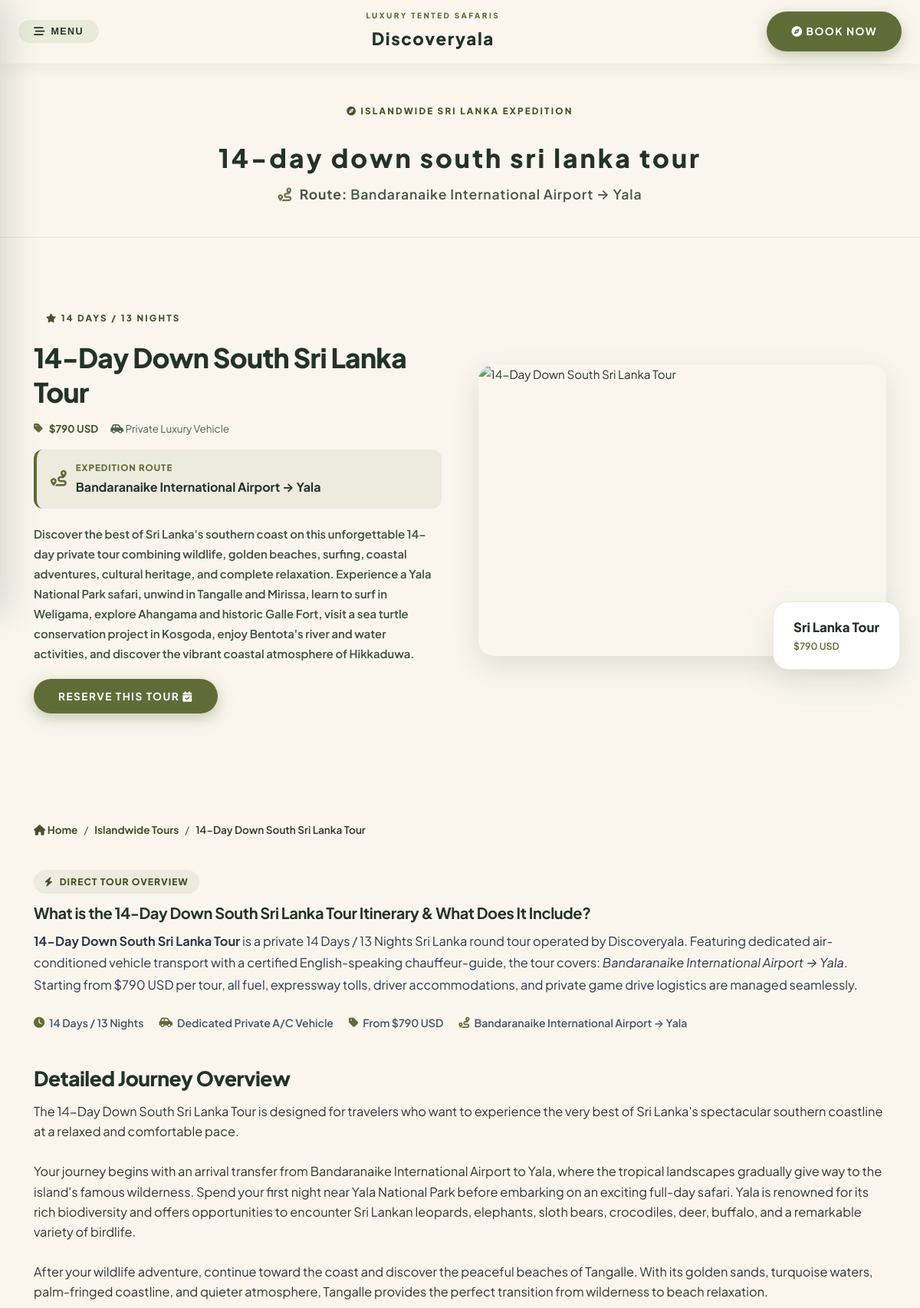
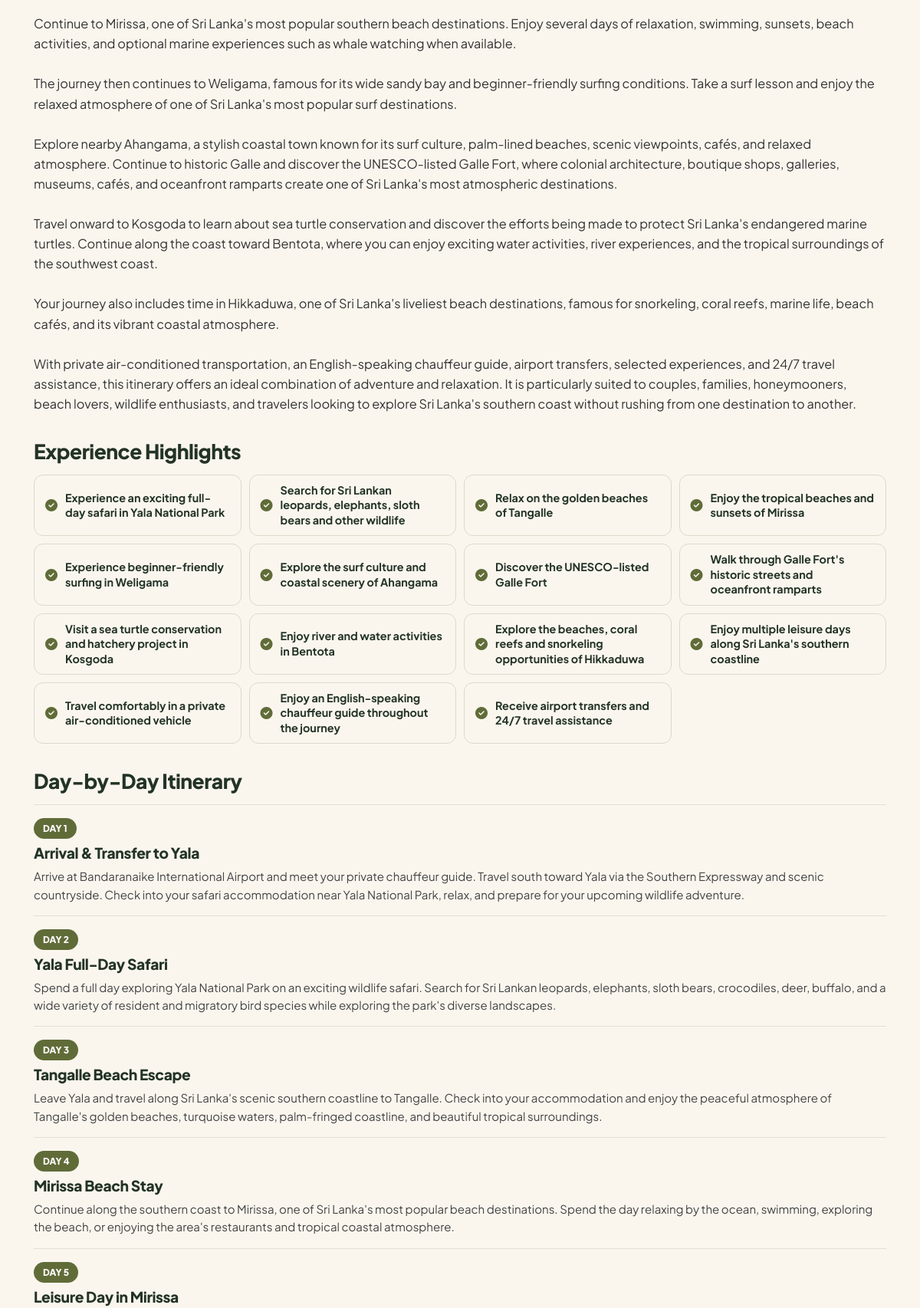
The page /tours/14-day-down-south-sri-lanka-tour/ (upper part) on the database its author committed (2 pictures, top to bottom).
### core/models.py (models this page shows, shortened)
class Tour(models.Model):
    title = models.CharField(max_length=250)
    slug = models.CharField(max_length=250, blank=True, default='', help_text="URL friendly slug identifier e.g. 5-day-sri-lanka-escape")
    route = models.CharField(max_length=500, blank=True, default='', help_text="Tour route overview e.g. Colombo → Sigiriya → Kandy → Ella → Colombo")
    price = models.CharField(max_length=50, default="280", help_text="Tour price string e.g. 280 or $280")
    duration = models.CharField(max_length=100, default="5 Days / 4 Nights", help_text="Tour duration e.g. 5 Days / 4 Nights")
    image_file = models.ImageField(upload_to='tours/', blank=True, null=True, help_text="Upload tour image file from local device")
    imageUrl = models.CharField(max_length=500, blank=True, default='', help_text="Cloudinary or direct image URL")
    isFeatured = models.BooleanField(default=False, help_text="Check if this tour should be highlighted on the tours page")
    description = models.TextField(blank=True, default='', help_text="Short description overview")
    longDescription = models.TextField(blank=True, default='', help_text="Detailed journey overview story")
    highlights = models.TextField(blank=True, default='', help_text="Key highlights (Separate multiple points with newlines)")
    inclusions = models.TextField(blank=True, default='', help_text="Service inclusions (Separate multiple points with newlines)")
    exclusions = models.TextField(blank=True, default='', help_text="Service exclusions (Separate multiple points with newlines)")
    seoKeywords = models.TextField(blank=True, default='', help_text="SEO keywords separated by commas")
    itinerary_json = models.TextField(blank=True, default='', help_text="JSON string array of day-by-day itinerary items")
    created_at = models.DateTimeField(auto_now_add=True)
    updated_at = models.DateTimeField(auto_now=True)
    class Meta:
        ordering = ['-created_at']
        verbose_name = 'Tour Package'
        verbose_name_plural = 'Tour Packages'
    def get_tour_image_url(self):
        url = ""
        if self.imageUrl and self.imageUrl.strip():
            url = self.imageUrl.strip()
        elif self.image_file:
            try:
                url = self.image_file.url
            except Exception:
                pass
        if not url:
            url = "https://res.cloudinary.com/dkfnpmzpv/image/upload/v1780047686/tours/yltrwtcjetsweu307nhc.jpg"
        return optimize_cloudinary_url(url, 800)
    def get_highlights_list(self):
        if not self.highlights:
            return []
        return [h.strip() for h in self.highlights.split('\n') if h.strip()]
    def get_inclusions_list(self):
        if not self.inclusions:
            return []
        return [inc.strip() for inc in self.inclusions.split('\n') if inc.strip()]
    def get_exclusions_list(self):
        if not self.exclusions:
            return []
        return [exc.strip() for exc in self.exclusions.split('\n') if exc.strip()]
    def get_itinerary_list(self):
        if not self.itinerary_json:
            return []
        import json
        try:
            return json.loads(self.itinerary_json)
        except Exception:
            return []
    def get_clean_price(self):
        if not self.price:
            return "280"
        p = str(self.price).strip().replace('$', '').replace('USD', '').replace('usd', '').strip()
        return p if p else "280"

### core/views.py (the view, shortened to what this page needs)
# urls.py: path('tours/<slug:slug>/', views.tour_detail, name='tour_detail'),
def tour_detail(request, slug):
    tour = None
    all_tours = []
    try:
        all_tours = list(Tour.objects.all())
        tour = next((t for t in all_tours if t.slug == slug), None)
    except Exception:
        tour = None
    if not tour:
        return redirect('tours')
    recent_tours = [t for t in all_tours if getattr(t, 'slug', '') != slug][:3]
    context = {
        'title': f"{tour.title} | Sri Lanka Tour Package",
        'tour': tour,
        'recent_tours': recent_tours,
        'highlights_list': tour.get_highlights_list(),
        'inclusions_list': tour.get_inclusions_list(),
        'exclusions_list': tour.get_exclusions_list(),
        'itinerary_list': tour.get_itinerary_list(),
    }
    return render(request, 'core/tour_detail.html', context)

### core/models.py (called while the page is built)
def optimize_cloudinary_url(url, width=None):
    if not url or not isinstance(url, str):
        return url
    url = url.strip()
    if 'res.cloudinary.com' not in url or '/image/upload/' not in url:
        return url
    if 'f_auto' in url or 'q_auto' in url:
        return url
    transform = f"f_auto,q_auto,w_{width}/" if width else "f_auto,q_auto/"
    return url.replace('/image/upload/', f'/image/upload/{transform}')

### templates/core/tour_detail.html (shortened to what this page needs)
{% extends 'base.html' %}
{% load static %}
{% block extra_css %}
<link rel="stylesheet" href="{% static 'css/blog.css' %}">
<link rel="stylesheet" href="{% static 'css/tours.css' %}">
<link rel="stylesheet" href="{% static 'css/tour_detail.css' %}">
{% endblock %}
{% block content %}
<section class="blog-hero-section">
    <div class="container text-center">
        <span class="section-tag font-gold"><i class="fa-solid fa-compass"></i> ISLANDWIDE SRI LANKA EXPEDITION</span>
        <h1 class="hero-title section-title">{{ tour.title|upper }}</h1>
        {% if tour.route %}
        <p class="paragraph-lead hero-subtitle">
            <i class="fa-solid fa-route" style="color: #606C38; margin-right: 6px;"></i>
            <strong>Route:</strong>
            <span>{{ tour.route }}</span>
        </p>
        {% endif %}
    </div>
</section>
<section class="about-section" id="tour-overview">
    <div class="container grid-2-col align-center">
        <div class="about-text-content">
            <span class="section-tag font-gold"><i class="fa-solid fa-star"></i> {{ tour.duration|upper }}</span>
            <h2 class="section-title">{{ tour.title }}</h2>
            <div class="article-meta-row" style="margin-bottom: 16px;">
                <span class="author-chip">
                    <i class="fa-solid fa-tag"></i>
                    <strong>${{ tour.get_clean_price }} USD</strong>
                </span>
                <span><i class="fa-solid fa-car-side"></i> Private Luxury Vehicle</span>
            </div>
            {% if tour.route %}
            <div class="tour-route-highlight-box"
                style="margin: 16px 0 20px; background: rgba(96, 108, 56, 0.09); border-left: 4px solid #606C38; padding: 14px 18px; border-radius: 12px; display: flex; align-items: center; gap: 12px;">
                <i class="fa-solid fa-route" style="font-size: 1.3rem; color: #606C38; flex-shrink: 0;"></i>
                <div>
                    <span
                        style="font-size: 0.72rem; font-weight: 800; color: #606C38; text-transform: uppercase; letter-spacing: 1px; display: block; margin-bottom: 2px;">EXPEDITION
                        ROUTE</span>
                    <strong style="font-size: 1rem; color: #233325; line-height: 1.4;">
                        {{ tour.route }}
                    </strong>
                </div>
            </div>
            {% endif %}
            <p class="paragraph-lead">
                {{ tour.description }}
            </p>
            <div style="margin-top: 20px;">
                <button type="button" class="btn-gold-pill trigger-booking-modal-btn">RESERVE THIS TOUR <i
                        class="fa-solid fa-calendar-check"></i></button>
            </div>
        </div>
        <div class="about-image-card">
            <img src="{{ tour.get_tour_image_url }}" alt="{{ tour.title }}" class="rounded-img shadow-clean"
                style="height: 380px; width: 100%; object-fit: cover;">
            <div class="image-overlay-badge">
                <span class="overlay-title">Sri Lanka Tour</span>
                <span class="overlay-sub">${{ tour.price }} USD</span>
            </div>
        </div>
    </div>
</section>
<section class="tour-detail-main" style="padding: 50px 0 80px; background-color: var(--bg-pastel-cream);">
    <div class="container">
        <div class="tour-breadcrumb" style="margin-bottom: 30px;">
            <a href="/"><i class="fa-solid fa-house"></i> Home</a>
            <span>/</span>
            <a href="{% url 'tours' %}">Islandwide Tours</a>
            <span>/</span>
            <span class="tour-breadcrumb-active">{{ tour.title }}</span>
        </div>
        <div class="aeo-direct-answer-card">
            <span class="aeo-badge"><i class="fa-solid fa-bolt font-gold"></i> Direct Tour Overview</span>
            <h2 class="aeo-question">What is the {{ tour.title }} Itinerary & What Does It Include?</h2>
            <p class="aeo-answer-p">
                <strong>{{ tour.title }}</strong> is a private {{ tour.duration }} Sri Lanka round tour operated by Discoveryala. Featuring dedicated air-conditioned vehicle transport with a certified English-speaking chauffeur-guide, the tour covers: <em>{{ tour.route|default:"Cultural Triangle to Yala National Park and Southern Coast" }}</em>. Starting from ${{ tour.get_clean_price }} USD per tour, all fuel, expressway tolls, driver accommodations, and private game drive logistics are managed seamlessly.
            </p>
            <div class="aeo-key-points">
                <span><i class="fa-solid fa-clock"></i> {{ tour.duration }}</span>
                <span><i class="fa-solid fa-car-side"></i> Dedicated Private A/C Vehicle</span>
                <span><i class="fa-solid fa-tag"></i> From ${{ tour.get_clean_price }} USD</span>
                <span><i class="fa-solid fa-route"></i> {{ tour.route|truncatewords:6 }}</span>
            </div>
        </div>
        {% if tour.longDescription %}
        <div class="tour-journey-block">
            <h2 class="tour-section-heading">Detailed Journey Overview</h2>
            <p class="tour-journey-lead">{{ tour.longDescription }}</p>
        </div>
        {% endif %}
        {% if highlights_list %}
        <div class="tour-highlights-block">
            <h2 class="tour-section-heading">Experience Highlights</h2>
            <div class="highlights-grid">
                {% for hl in highlights_list %}
                <div class="highlight-item">
                    <i class="fa-solid fa-circle-check"></i>
                    <span>{{ hl }}</span>
                </div>
                {% endfor %}
            </div>
        </div>
        {% endif %}
        {% if itinerary_list %}
        <div class="tour-itinerary-block">
            <h2 class="tour-section-heading">Day-by-Day Itinerary</h2>
            <div class="itinerary-grid">
                {% for day_item in itinerary_list %}
                <div class="itinerary-card">
                    <span class="itinerary-day-badge">Day {{ day_item.day }}</span>
                    <h3 class="itinerary-title">{{ day_item.title }}</h3>
                    <p class="itinerary-desc">{{ day_item.description }}</p>
                </div>
                {% endfor %}
            </div>
        </div>
        {% endif %}
    </div>
</section>
{% endblock %}

### templates/base.html (shortened to what this page needs)
<!DOCTYPE html>
<html lang="en" prefix="og: https://ogp.me/ns#">
<head>
    {% load static %}
    <link rel="stylesheet" href="https://cdnjs.cloudflare.com/ajax/libs/font-awesome/6.4.0/css/all.min.css"
        media="print" onload="this.media='all'">
    <link rel="stylesheet" href="{% static 'css/style.css' %}?v=1.2">
    {% block extra_css %}{% endblock %}
</head>
<body class="clean-safari-theme">
    <header
        class="header {% if request.resolver_match.url_name == 'home' or request.path == '/' %}is-home{% else %}header-solid scrolled{% endif %}">
        <div class="header-container">
            <button class="menu-toggle" id="menuToggle" aria-label="Open Navigation Menu">
                <i class="fa-solid fa-bars-staggered"></i>
                <span class="menu-label hidden sm:block">MENU</span>
            </button>
            <a href="/" class="header-brand">
                <span class="brand-sub">LUXURY TENTED SAFARIS</span>
                <span class="brand-main">Discoveryala</span>
            </a>
            <div class="header-actions">
                <a href="/packages" class="btn-gold-pill header-cta-btn" aria-label="Book Safari Packages Now">
                    <i class="fa-solid fa-compass" aria-hidden="true"></i>
                    <span class="btn-text">Book now</span>
                </a>
            </div>
        </div>
    </header>
    <main class="main-body">
        {% block content %}{% endblock %}
    </main>
</body>
</html>

### static/css/blog.css (style rules this page uses)
.blog-hero-section { background-color: var(--bg-pastel-cream); padding: 130px 20px 40px; text-align: center; border-bottom: 1px solid rgba(96, 108, 56, 0.12); }
.blog-hero-section .hero-title { color: var(--text-primary); text-shadow: none; margin-top: 12px; }
.blog-hero-section .hero-subtitle { color: var(--text-muted); text-shadow: none; max-width: 780px; margin: 0 auto; }
.article-meta-row { display: flex; align-items: center; gap: 16px; font-size: 0.84rem; color: var(--text-light); margin-bottom: 24px; }
.author-chip { display: flex; align-items: center; gap: 8px; font-weight: 700; color: #475128; }
.author-chip i { color: #606C38; }

### static/css/tour_detail.css (style rules this page uses)
.tour-breadcrumb { display: flex; align-items: center; gap: 8px; font-size: 0.85rem; color: var(--text-muted); margin-bottom: 14px; }
.tour-breadcrumb a { color: #475128; text-decoration: none; font-weight: 700; transition: var(--transition); }
.tour-breadcrumb-active { color: #333333; font-weight: 600; }
.tour-section-heading { font-family: var(--font-heading); font-size: 1.65rem; color: #233325; font-weight: 800; margin-bottom: 14px; display: flex; align-items: center; gap: 10px; line-height: 1.25; }
.tour-journey-block { margin-bottom: 32px; }
.tour-journey-lead { font-size: 1.02rem; line-height: 1.6; color: #333333; margin-bottom: 16px; white-space: pre-line; }
.tour-highlights-block { margin-bottom: 32px; }
.highlights-grid { display: grid; grid-template-columns: repeat(auto-fill, minmax(240px, 1fr)); gap: 10px; }
.highlight-item { background: transparent; border: 1px solid rgba(96, 108, 56, 0.2); padding: 10px 14px; border-radius: 12px; display: flex; align-items: center; gap: 10px; line-height: 1.35; }
.highlight-item i { color: #606C38; font-size: 1rem; flex-shrink: 0; }
.highlight-item span { font-weight: 700; color: #233325; font-size: 0.9rem; }
.tour-itinerary-block { margin-bottom: 36px; }
.itinerary-card { background: transparent; border-top: 1px solid rgba(96, 108, 56, 0.16); padding: 16px 0; }
.itinerary-day-badge { background: #606C38; color: #FFFFFF; font-size: 0.75rem; font-weight: 800; padding: 3px 12px; border-radius: 16px; text-transform: uppercase; display: inline-block; margin-bottom: 6px; }
.itinerary-title { font-family: var(--font-heading); font-size: 1.2rem; font-weight: 800; color: #233325; margin-bottom: 6px; line-height: 1.3; }
.itinerary-desc { font-size: 0.94rem; color: #444444; line-height: 1.55; white-space: pre-line; }

### rows shown on the page
Tour: title "14-day down south sri lanka tour", route "Bandaranaike International Airport → Yala", duration "14 DAYS / 13 NIGHTS", title "14-Day Down South Sri Lanka Tour", get_clean_price "790", description "Discover the best of Sri Lanka's southern coast on this unforgettable 14-day private tour combining wildlife, golden beaches, surfing, coastal adventures, cultural heritage, and complete relaxation. Experience a Yala National Park safari, unwind in Tangalle and Mirissa, learn to surf in Weligama, explore Ahangama and historic Galle Fort, visit a sea turtle conservation project in Kosgoda, enjoy Bentota's river and water activities, and discover the vibrant coastal atmosphere of Hikkaduwa.", price "790", duration "14 Days / 13 Nights", longDescription "The 14-Day Down South Sri Lanka Tour is designed for travelers who want to experience the very best of Sri Lanka's spectacular southern coastline at a relaxed and comfortable pace. Your journey begins with an arrival transfer from Bandaranaike International Airport to Yala, where the tropical landscapes gradually give way to the island's famous wilderness. Spend your first night near Yala National Park before embarking on an exciting full-day safari. Yala is renowned for its rich biodiversity and offers opportunities to encounter Sri Lankan leopards, elephants, sloth bears, crocodiles, deer, buffalo, and a remarkable variety of birdlife. After your wildlife adventure, continue toward the…"

### other values the page prints
{{ hl }} "Experience an exciting full-day safari in Yala National Park" "Search for Sri Lankan leopards, elephants, sloth bears and other wildlife" "Relax on the golden beaches of Tangalle" "Enjoy the tropical beaches and sunsets of Mirissa" "Experience beginner-friendly surfing in Weligama" "Explore the surf culture and coastal scenery of Ahangama" "Discover the UNESCO-listed Galle Fort" "Walk through Galle Fort's historic streets and oceanfront ramparts" "Visit a sea turtle conservation and hatchery project in Kosgoda" "Enjoy river and water activities in Bentota" "Explore the beaches, coral reefs and snorkeling opportunities of Hikkaduwa" "Enjoy multiple leisure days along Sri Lanka's southern coastline" "Travel comfortably in a private air-conditioned vehicle" "Enjoy an English-speaking chauffeur guide throughout the journey" "Receive airport transfers and 24/7 travel assistance"
{{ day_item.day }} "1" "2" "3" "4" "5"
{{ day_item.title }} "Arrival & Transfer to Yala" "Yala Full-Day Safari" "Tangalle Beach Escape" "Mirissa Beach Stay" "Leisure Day in Mirissa"
